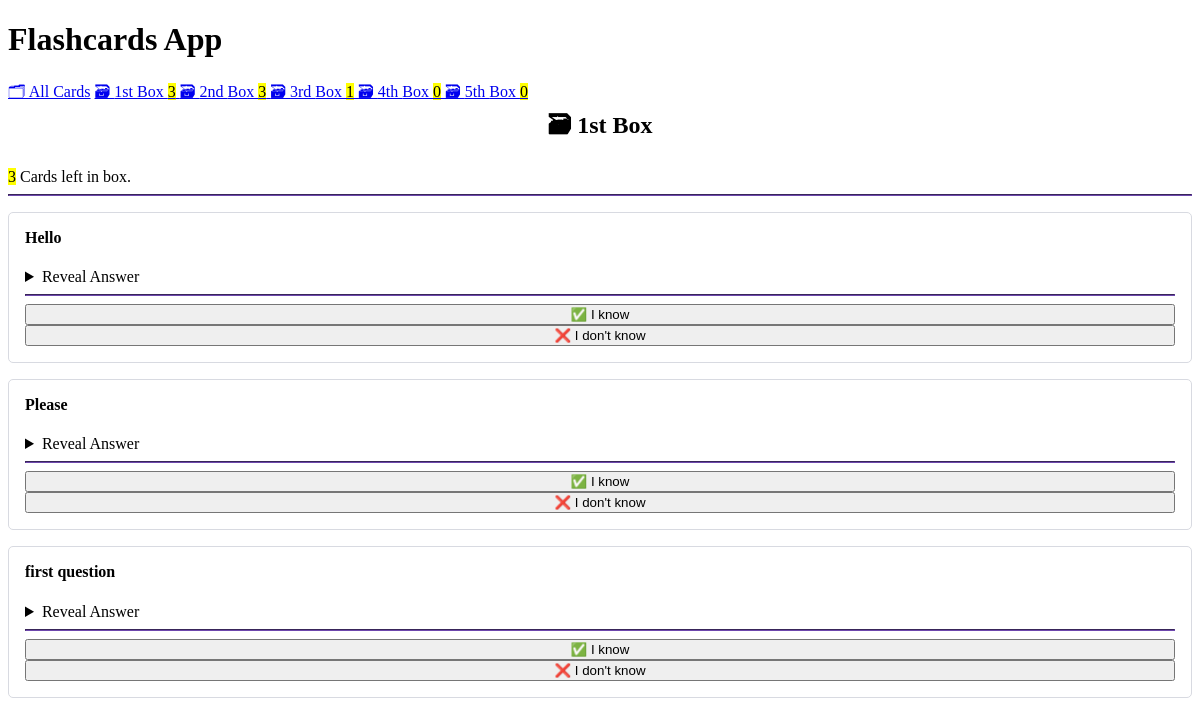
Screenshot of /box/1 with the database file from the repository.
### cards/models.py (models this page shows, shortened)
class Card(models.Model):
    question = models.CharField(max_length=100)
    answer = models.CharField(max_length=100)
    box = models.IntegerField(
        choices=zip(BOXES, BOXES),
        default=BOXES[0],
        )
    date_created = models.DateTimeField(auto_now_add=True)

### cards/views.py (the view, shortened to what this page needs)
class BoxView(CardListView):
    template_name = "cards/box.html"
    form_class = CardCheckForm
    def get_queryset(self):
        return Card.objects.filter(box=self.kwargs["box_num"])
    def get_context_data(self, **kwargs):
        context = super().get_context_data(**kwargs)
        context["box_number"] = self.kwargs["box_num"]
        if self.object_list:
            context["check_card"] = random.choice(self.object_list)
        return context

### cards/templatetags/cards_tags.py (called while the page is built)
@register.inclusion_tag("cards/box_links.html")
def boxes_as_links():
    boxes = []
    for box_num in BOXES:
        card_count = Card.objects.filter(box=box_num).count()
        boxes.append({
            "number": box_num,
            "card_count": card_count,
})
    return {"boxes": boxes}

### cards/templates/cards/box.html
{% extends "cards/base.html" %}
{% load humanize %}
{% block content %}
<h2>🗃 {{ box_number | ordinal }} Box</h2>
<mark>{{ object_list | length }}</mark> Card{{ object_list | pluralize }} left in box.
<hr>
{% for card in object_list %}
{% include "cards/card.html" %}
{% endfor %}
{% endblock content %}

### cards/templates/cards/card.html (shortened to what this page needs)
<article>
        <h4>{{ card.question }}</h4>
        {% if not check_card %}
            <p>{{ card.answer }}</p>
            <hr/>
            <a href="{% url 'card-update' card.id %}" role="button">
                ✏️ Edit Card
            </a>
        {% else %}
            <details>
                <summary>Reveal Answer</summary>
            </details>
            <hr/>
            {% include "cards/card_check_form.html" with solved=True %}
            {% include "cards/card_check_form.html" with solved=False %}
        {% endif %}
        </article>

### cards/templates/cards/card_check_form.html (shortened to what this page needs)
<form method="post">
    {% if solved %}
        <input type="submit" value="✅ I know"/>
    {% else %}
        <input type="submit" value="❌ I don't know"/>
    {% endif %}
</form>

### cards/templates/cards/base.html (style rules this page uses)
:root { --accent: #6e48ad; --accent-bg: white; --bg: #fff; --text: #212121; --text-light: #585858; --border: #d8dae1; --code: #d81b60; --preformatted: #444; }
article { background-color: var(--marked); border: 1px solid var(--border); border-radius: 5px; padding: 1em; margin: 1em 0; }
h2 { text-align: center; }
h2, h4 { margin-top: 0; }
hr { background: var(--accent); border-color: var(--accent); }
input, select, textarea { width: 100%; }

### rows the page displays
Card: question "Hello"
Card: question "Please"
Card: question "first question"

### other values shown
{{ box.number | ordinal }} "1st" "2nd" "3rd" "4th" "5th"
{{ box.card_count }} "3" "3" "1" "0" "0"
{{ box_number | ordinal }} "1st"
{{ object_list | length }} "3"
{{ object_list | pluralize }} "s"
